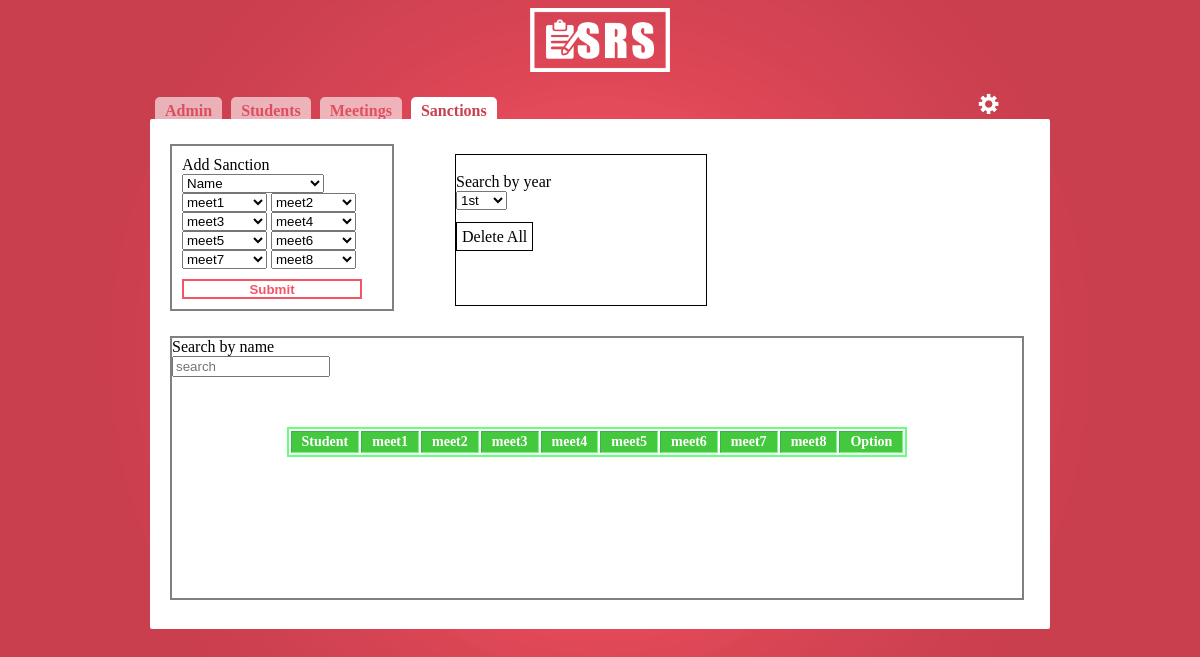
Page /pages/sanction.php (signed in) on the committed database.
### tables this page shows
CREATE TABLE `meeting` (
  `m_id` int(11) NOT NULL,
  `description` varchar(11) NOT NULL,
  `m_date` varchar(11) NOT NULL
);

### process/functions.php (called while the page is built, shortened)
<?php
 function connect(){
 	$db = new PDO("mysql:host=localhost;dbname=sad","root","", array(
 		PDO::MYSQL_ATTR_INIT_COMMAND => "SET NAMES UTF8",
 		PDO::MYSQL_ATTR_USE_BUFFERED_QUERY => TRUE,
 		PDO::MYSQL_ATTR_LOCAL_INFILE => TRUE,
 		PDO::MYSQL_ATTR_USE_BUFFERED_QUERY));
 	return $db;
 }
function getmeet(){
	$db = connect();
	$sth = $db->prepare("SELECT * From meeting");
	$sth->execute();
	$results = $sth->fetchAll(PDO::FETCH_OBJ);
	return $results;
}
function getdescription(){
	$db = connect();
	$sth = $db->prepare("SELECT DISTINCT description From meeting");
	$sth->execute();
	$results = $sth->fetchAll(PDO::FETCH_ASSOC);
	return $results;
}

### pages/sanction.php (the view, shortened to what this page needs)
<?php
include "../process/functions.php";
$getmeet = getmeet();
$getdesc = getdescription();
$arraycount = count($getdesc);
for ($i = 0; $i <$arraycount; $i++){
	$desc[] = implode(',', $getdesc[$i]);
}
?>
<!DOCTYPE html>
<html>
<head>
	<link href = "../css/main.css" rel = "stylesheet">
</head>
<body background="../img/bc.png">
	<div class="banner">
		<div class="logo"><img src="../img/s.png"></div>
	</div>
	<div class="container">
		<div class="innerbanner">
		<ul>
			<li><a class="students" href="admin.php">Admin</a></li>
			<li><a class="meetings" href="student.php">Students</a></li>
			<li><a class="sanctions" href="meeting.php">Meetings</a></li>
			<li class="admin">Sanctions</li>
			<div class="diff"><li><a href=""><img src="../img/set.png"></a>
			</li></div>
		</ul>
		</div>
		<div class="contentbox">
		<div class="innerbox3">
		<form class="regforms" method="POST" action="../process/sanctionprocess.php">
		<p>Add Sanction</p>
		<select name="name" class="options_sched" required="required">
					<option disabled selected hidden value="">Name</option>
		</select><br>
		<?php if($arraycount >= 1)
		{echo '<select name="'.$desc[0].'" required>';
		 echo '<option disabled selected hidden value="">'.$desc[0].'</option>';
		 echo '<option>CLEARED</option><option>PRESENT</option></select>';}?>
		<?php if($arraycount >= 2)
		{echo '<select name="'.$desc[1].'" required>';
		 echo '<option disabled selected hidden value="">'.$desc[1].'</option>';
		 echo '<option>CLEARED</option><option>PRESENT</option></select><br>';}?>
		<?php if($arraycount >= 3)
		{echo '<select name="'.$desc[2].'" required>';
		 echo '<option disabled selected hidden value="">'.$desc[2].'</option>';
		 echo '<option>CLEARED</option><option>PRESENT</option></select>';}?>
		<?php if($arraycount >= 4)
		{echo '<select name="'.$desc[3].'" required>';
		 echo '<option disabled selected hidden value="">'.$desc[3].'</option>';
		 echo'<option>CLEARED</option><option>PRESENT</option></select><br>';}?>
		<?php if($arraycount >= 5)
		{echo '<select name="'.$desc[4].'" required>';
		 echo '<option disabled selected hidden value="">'.$desc[4].'</option>';
		 echo'<option>CLEARED</option><option>PRESENT</option></select>';}?>
		<?php if($arraycount >= 6)
		{echo '<select name="'.$desc[5].'" required>';
		 echo '<option disabled selected hidden value="">'.$desc[5].'</option>';
		 echo'<option>CLEARED</option><option>PRESENT</option></select><br>';}?>
		<?php if($arraycount >= 7)
		{echo '<select name="'.$desc[6].'" required>';
		 echo '<option disabled selected hidden value="">'.$desc[6].'</option>';
		 echo'<option>CLEARED</option><option>PRESENT</option></select>';}?>
		 <?php if($arraycount >= 8)
		{echo '<select name="'.$desc[7].'" required>';
		 echo '<option disabled selected hidden value="">'.$desc[7].'</option>';
		 echo'<option>CLEARED</option><option>PRESENT</option></select><br>';}?>
		<input type="submit" name="addsanc" value="Submit">
		</form>
		</div>
		<div class="innerbox5">
		<br>
		<form class="searches" method="POST" action="sanction.php">
			<label>Search by year</label>
			<br><select name="year" onchange="this.form.submit()">
				<option>1st</option>
			</select>
		</form>
		<br> <a href="../process/delete.php?action=deleteall">Delete All</a>
		</div>
		<div class="innerbox4">
			<form class="search" method="POST" action="sanction.php">
				<label>Search by name</label>
				<br><input type="text" name="search" placeholder="search">
			</form>
			<div class="innerbox9">
				<table class="table1" border="1">
				<tr>
					<th>Student</th>
					<?php foreach ($getmeet as $g):?>
					<th><?php echo $g->description; ?></th>
					<?php endforeach;?>
					<th>Option</th>
				</tr>
				</table>
			</div>
			</div>
		</div>
	</div>
</body>
</html>

### css/main.css (style rules this page uses)
body { background-size: cover; font-family: tahoma; }
a { text-decoration: none; }
.logo { margin: 0 auto; margin-bottom: 10px; width: 200px; height: 80px; }
.logo img { display: block; margin: 0 auto; width: 70%; height: 80%; bottom: 100px; }
.container { margin: 0px auto; height: 500px; width: 900px; }
.banner { margin: 0px auto; height: 70px; width: 400px; }
.container ul li { display: inline-block; list-style: none; margin-left: 5px; font-weight: bold; }
.diff { display: inline-block; margin-left: 470px; }
.admin { background-color: white; color: #ca3f4e; padding: 5px 10px; border-radius: 5px; }
.students { color: #e65868; background-color: white; padding: 5px 10px; border-radius: 5px; opacity: .6; }
.meetings { color: #e65868; background-color: white; padding: 5px 10px; border-radius: 5px; opacity: .6; }
.sanctions { color: #e65868; background-color: white; padding: 5px 10px; border-radius: 5px; opacity: .6; }
.innerbanner { position: relative; height: 50px; width: 900px; }
.contentbox { position: relative; margin: 0 auto; height: 500px; border-radius: 2px; background-color: white; margin-top: -25px; padding: 5px 5px; }
.innerbanner img { position: relative; margin-left: 0px; margin-top: -3px; width: 25px; height: 25px; -webkit-transition: -webkit-transform 2s; transition: transform 2s; }
.innerbanner ul { padding: 0px 0px !important; }
.table1 { border: solid 2px #67ff7c; margin: 0 auto; font-size: 14px; }
.table1 th { padding: 2px 10px; background-color: #44c83e; color: white; }
.innerbox3 { position: relative; width: 250px; height: 180px; left: 15px; top: 20px; }
.innerbox3 form { width: 200px; padding: 10px 10px; }
.innerbox4 { position: relative; top: -120px; margin-left: 15px; width: 850px; height: 260px; overflow: auto; border: 2px solid gray; }
.innerbox9 { position: relative; margin-top: 50px; }
.innerbox4 table { margin: 0 auto !important; }
.innerbox3 input[type=submit] { position: relative; top: 10px; background-color: white; color: #f55465; width: 180px; height: 20px; border: 2px solid; font-weight: bold; cursor: pointer; padding: 1px 5px; margin-bottom: 10px; }
.innerbox5 { position: relative; top: -150px; left: 300px; width: 250px; height: 150px; border: 1px solid black; }
.search { width: 200px; }
.search label { position: relative; }
.search input[type="text"] { position: relative; width: 150px; }
.regforms { border: 2px solid gray; padding: 0px 10px; width: 100px; }
.regforms p { width: 100px; margin: 0px 0px; }
.innerbox5 a { color: black; background-color: white; border: 1px solid black; padding: 5px 5px; }

### rows in the picture
meeting: description "meet1"
meeting: description "meet2"
meeting: description "meet3"
meeting: description "meet4"
meeting: description "meet5"
meeting: description "meet6"
meeting: description "meet7"
meeting: description "meet8"

### other values in the picture
form field meet1 "meet1"
form field meet2 "meet2"
form field meet3 "meet3"
form field meet4 "meet4"
form field meet5 "meet5"
form field meet6 "meet6"
form field meet7 "meet7"
form field meet8 "meet8"
